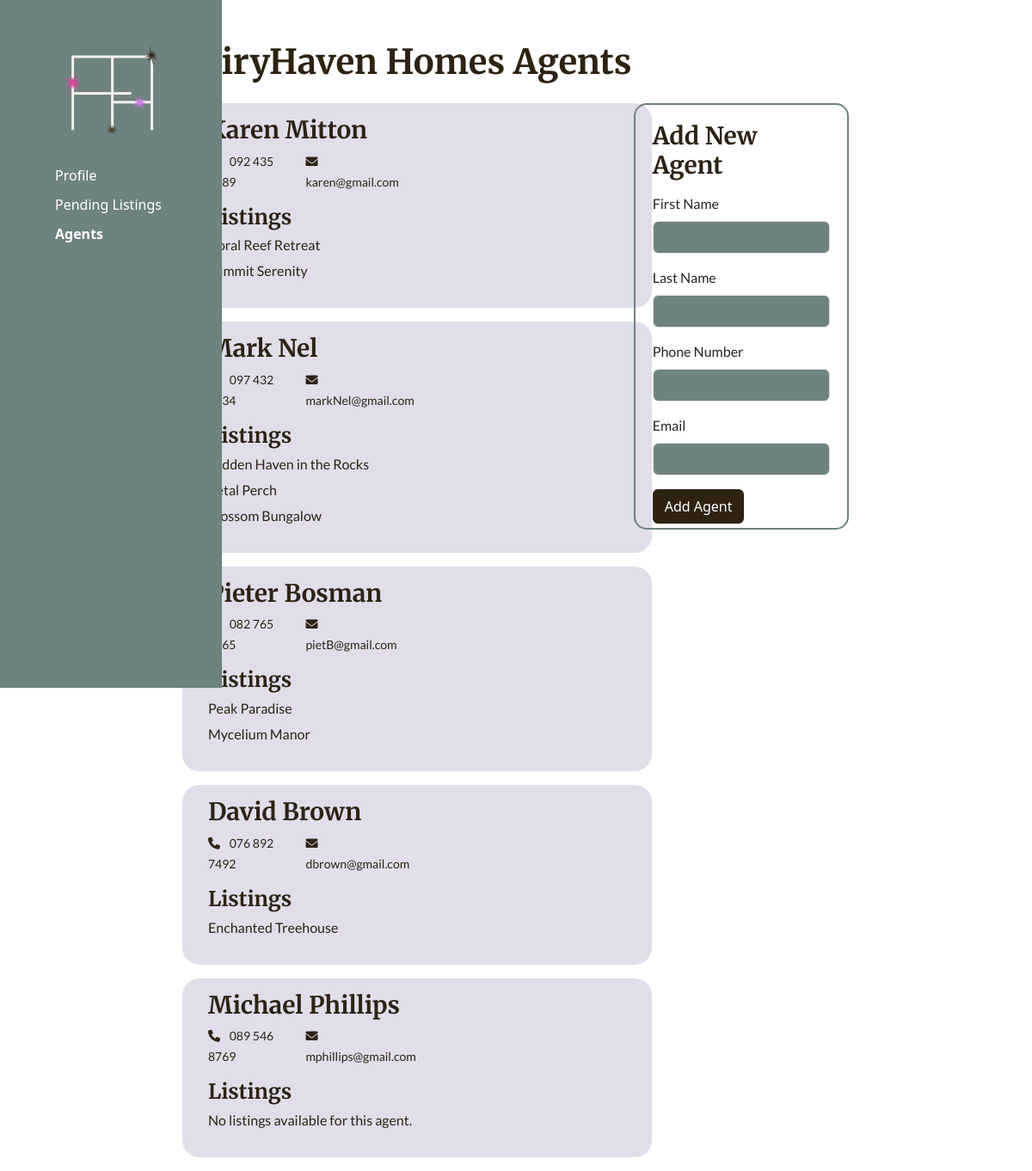
Page /admin.pages/addAgent.php on the committed database.
### tables this page shows
CREATE TABLE `agent` (
  `AgentId` int(11) NOT NULL,
  `firstName` varchar(100) DEFAULT NULL,
  `lastName` varchar(100) DEFAULT NULL,
  `number` varchar(15) DEFAULT NULL,
  `email` varchar(100) DEFAULT NULL
);

CREATE TABLE `listing` (
  `id` int(11) NOT NULL,
  `title` varchar(255) DEFAULT NULL,
  `description` text DEFAULT NULL,
  `propType` enum('treehouse','flower-den','mountainside_cottage','underwater_cove','mushroom_house') DEFAULT NULL,
  `availableDate` date DEFAULT NULL,
  `totFloor` int(11) DEFAULT NULL,
  `floorSize` int(11) DEFAULT NULL,
  `bedrooms` int(11) DEFAULT NULL,
  `bathrooms` int(11) DEFAULT NULL,
  `kitchens` int(11) DEFAULT NULL,
  `diningRooms` int(11) DEFAULT NULL,
  `basements` int(11) DEFAULT NULL,
  `wifi` tinyint(1) DEFAULT NULL,
  `airConditioning` tinyint(1) DEFAULT NULL,
  `floorHeating` tinyint(1) DEFAULT NULL,
  `pool` tinyint(1) DEFAULT NULL,
  `fitnessCentr` tinyint(1) DEFAULT NULL,
  `gardenServ` tinyint(1) DEFAULT NULL,
  `undercPark` tinyint(1) DEFAULT NULL,
  `gatedCom` tinyint(1) DEFAULT NULL,
  `forSaleRent` enum('sale','rent') DEFAULT NULL,
  `pricePm` decimal(10,2) DEFAULT NULL,
  `lotSize` int(11) DEFAULT NULL,
  `parkingSpace` int(11) DEFAULT NULL,
  `gardens` int(11) DEFAULT NULL,
  `patio` int(11) DEFAULT NULL,
  `images` varchar(255) DEFAULT NULL,
  `agentId` int(11) DEFAULT NULL,
  `streetAddress` varchar(255) DEFAULT NULL,
  `city` varchar(100) DEFAULT NULL,
  `state` varchar(100) DEFAULT NULL,
  `postalCode` varchar(20) DEFAULT NULL,
  `status` enum('pending','approved','rejected') DEFAULT 'pending'
);

### admin.pages/addAgent.php (the view, shortened to what this page needs)
<?php
require '../config.php';
$sqlFetchAgents = "SELECT * FROM Agent";
$resultAgents = $conn->query($sqlFetchAgents);
$sqlFetchListings = "SELECT * FROM Listing";
$resultListings = $conn->query($sqlFetchListings);
$listingsByAgent = [];
if ($resultListings->num_rows > 0) {
    while ($listing = $resultListings->fetch_assoc()) {
        $agentId = $listing['agentId'];
        if (!isset($listingsByAgent[$agentId])) {
            $listingsByAgent[$agentId] = [];
        }
        $listingsByAgent[$agentId][] = $listing;
    }
}
?>
<!DOCTYPE html>
<html lang="en">
<head>
    <link href="https://cdn.jsdelivr.net/npm/bootstrap@5.3.3/dist/css/bootstrap.min.css" rel="stylesheet">
    <link rel="stylesheet" href="../styles/adminDash.css">
    <link rel="stylesheet" href="../styles/globalStyles.css">
    <link rel="stylesheet" href="https://cdnjs.cloudflare.com/ajax/libs/font-awesome/6.0.0-beta3/css/all.min.css">
</head>
<body>
    <div class="container-fluid">
        <div class="row">
            <div class="col-2">
                <nav class="admin-nav">
                    <img class="admin-logo" src="../assets/FHH-Logo_white.png" alt="FairyHaven Homes Logo">
                    <ul>
                        <li>
                            <a class="admin-link" href="<?php echo '../adminDash.php'; ?>">Profile</a>
                        </li>
                        <li>
                            <a class="admin-link" href="<?php echo 'pendingListing.php'; ?>">Pending Listings</a>
                        </li>
                        <li>
                            <a class="admin-link" href="<?php echo 'addAgent.php'; ?>"><strong>Agents</strong></a>
                        </li>
                    </ul>
                </nav>
            </div>
            <div class="col-10 mt-5">
                <div class="row">
                    <div class="col-10">
                        <h1 class="mb-4">FairyHaven Homes Agents</h1>
                    </div>
                </div>
                <div class="row">
                    <div class="col-8">
                        <?php if ($resultAgents->num_rows > 0): ?>
                            <?php while ($agent = $resultAgents->fetch_assoc()): ?>
                                <div class="agents-info mb-3">
                                    <div class="row">
                                        <div class="col-8">
                                            <h3 class="mb-3"><?php echo htmlspecialchars($agent['firstName'] . ' ' . $agent['lastName']); ?></h3>
                                            <div class="row">
                                                <div class="col-4">
                                                    <p>
                                                        <small>
                                                            <i class="fas fa-phone me-2"></i>
                                                            <?php echo htmlspecialchars($agent['number']); ?>
                                                        </small>
                                                    </p>
                                                </div>
                                                <div class="col-5">
                                                    <p>
                                                        <small>
                                                            <i class="fas fa-envelope me-2"></i>
                                                            <?php echo htmlspecialchars($agent['email']); ?>
                                                        </small>
                                                    </p>
                                                </div>
                                            </div>
                                            <h4 class="mb-3">Listings</h4>
                                            <?php
                                            $agentId = $agent['AgentId'];
                                            if (isset($listingsByAgent[$agentId])):
                                                foreach ($listingsByAgent[$agentId] as $listing): ?>
                                                    <p><?php echo htmlspecialchars($listing['title']); ?></p>
                                                <?php endforeach;
                                            else: ?>
                                                <p>No listings available for this agent.</p>
                                            <?php endif; ?>
                                        </div>
                                    </div>
                                </div>
                            <?php endwhile; ?>
                        <?php else: ?>
                            <p>No agents found in the database.</p>
                        <?php endif; ?>
                    </div>
                    <div class="addAgent_form col-3">
                        <h3 class=" mb-3">Add New Agent</h3>
                        <form method="POST" action="">
                            <div class="mb-3">
                                <label for="firstName" class="form-label">First Name</label>
                                <input type="text" class="form-control" id="firstName" name="firstName" required>
                            </div>
                            <div class="mb-3">
                                <label for="lastName" class="form-label">Last Name</label>
                                <input type="text" class="form-control" id="lastName" name="lastName" required>
                            </div>
                            <div class="mb-3">
                                <label for="number" class="form-label">Phone Number</label>
                                <input type="text" class="form-control" id="number" name="number" required>
                            </div>
                            <div class="mb-3">
                                <label for="email" class="form-label">Email</label>
                                <input type="email" class="form-control" id="email" name="email" required>
                            </div>
                            <button type="submit" class="btn addAgent_btn">Add Agent</button>
                        </form>
                    </div>
                </div>
            </div>
        </div>
    </div>
</body>
</html>

### styles/adminDash.css (style rules this page uses)
.row { margin: none; }
.admin-nav { position: fixed; background-color: #6E8280; height: 100vh; margin-left: -20px; padding-top: 50px; padding-right: 70px; }
.admin-logo { margin-left: 70px; margin-bottom: 30px; }
li { list-style: none; color: white; margin-left: 40px; margin-bottom: 10px; }
label, p { font-family: "Lato", sans-serif; font-weight: 400; font-style: normal; }
.admin-link { text-decoration: none; color: white; }
.agents-info { background-color: #E1DDEB; width: 85%; border-radius: 20px; padding-left: 30px; padding-right: 30px; padding-top: 15px; padding-bottom: 15px; }
.agents-info p { margin-top: -10px; }
.addAgent_form { border: 2px solid #6E8280; margin-left: -130px; padding: 20px; border-radius: 15px; height: 62vh; }
.form-control { background-color: #6E8280; }
.addAgent_btn { background-color: #2E2212; color: white !important; border: 2px solid #2E2212; }

### styles/globalStyles.css (style rules this page uses)
h1, h2, h3, h4 { font-family: "Merriweather", serif; font-weight: 700; font-style: normal; color: #2E2212; }
p { font-family: "Lato", sans-serif; font-weight: 400; font-style: normal; color: #2E2212; }

### rows in the picture
agent: firstName+lastName "Karen Mitton", number "092 435 6789", email "karen@gmail.com"
listing: title "Coral Reef Retreat"
listing: title "Summit Serenity"
agent: firstName+lastName "Mark Nel", number "097 432 1234", email "markNel@gmail.com"
listing: title "Hidden Haven in the Rocks"
listing: title "Petal Perch"
listing: title "Blossom Bungalow"
agent: firstName+lastName "Pieter Bosman", number "082 765 4265", email "pietB@gmail.com"
listing: title "Peak Paradise"
listing: title "Mycelium Manor"
agent: firstName+lastName "David Brown", number "076 892 7492", email "dbrown@gmail.com"
listing: title "Enchanted Treehouse"
agent: firstName+lastName "Michael Phillips", number "089 546 8769", email "mphillips@gmail.com", shows "No listings available for this agent."
